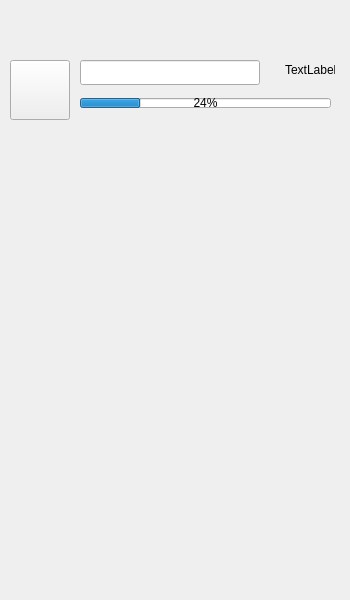
<?xml version="1.0" encoding="UTF-8"?>
<ui version="4.0">
 <class>SendFile</class>
 <widget class="QWidget" name="SendFile">
  <property name="geometry">
   <rect>
    <x>0</x>
    <y>0</y>
    <width>350</width>
    <height>600</height>
   </rect>
  </property>
  <property name="windowTitle">
   <string>Form</string>
  </property>
  <widget class="QPushButton" name="fileicon">
   <property name="geometry">
    <rect>
     <x>10</x>
     <y>60</y>
     <width>60</width>
     <height>60</height>
    </rect>
   </property>
   <property name="text">
    <string/>
   </property>
  </widget>
  <widget class="QLineEdit" name="lineEdit">
   <property name="geometry">
    <rect>
     <x>80</x>
     <y>60</y>
     <width>180</width>
     <height>25</height>
    </rect>
   </property>
  </widget>
  <widget class="QProgressBar" name="progressBar">
   <property name="geometry">
    <rect>
     <x>80</x>
     <y>98</y>
     <width>251</width>
     <height>10</height>
    </rect>
   </property>
   <property name="value">
    <number>24</number>
   </property>
  </widget>
  <widget class="QLabel" name="filesize">
   <property name="geometry">
    <rect>
     <x>285</x>
     <y>62</y>
     <width>50</width>
     <height>16</height>
    </rect>
   </property>
   <property name="text">
    <string>TextLabel</string>
   </property>
  </widget>
 </widget>
 <resources/>
 <connections/>
</ui>
